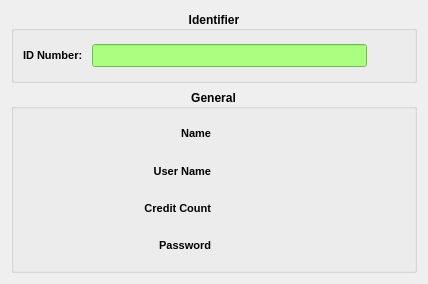
<?xml version="1.0" encoding="UTF-8"?>
<ui version="4.0">
 <class>TeacherView</class>
 <widget class="QWidget" name="TeacherView">
  <property name="geometry">
   <rect>
    <x>0</x>
    <y>0</y>
    <width>428</width>
    <height>284</height>
   </rect>
  </property>
  <property name="windowTitle">
   <string>Form</string>
  </property>
  <layout class="QVBoxLayout" name="verticalLayout">
   <item>
    <widget class="QGroupBox" name="idGroup">
     <property name="font">
      <font>
       <bold>true</bold>
      </font>
     </property>
     <property name="title">
      <string>Identifier</string>
     </property>
     <property name="alignment">
      <set>Qt::AlignmentFlag::AlignCenter</set>
     </property>
     <layout class="QHBoxLayout" name="horizontalLayout">
      <item>
       <widget class="QLabel" name="idLabel">
        <property name="font">
         <font>
          <pointsize>8</pointsize>
          <bold>true</bold>
         </font>
        </property>
        <property name="text">
         <string>ID Number: </string>
        </property>
        <property name="buddy">
         <cstring>idView</cstring>
        </property>
       </widget>
      </item>
      <item>
       <widget class="QLineEdit" name="idView">
        <property name="font">
         <font>
          <family>Consolas</family>
          <pointsize>10</pointsize>
          <bold>false</bold>
         </font>
        </property>
        <property name="styleSheet">
         <string notr="true">background-color: rgb(170, 255, 127);</string>
        </property>
        <property name="text">
         <string/>
        </property>
        <property name="readOnly">
         <bool>true</bool>
        </property>
       </widget>
      </item>
      <item>
       <widget class="QToolButton" name="copyButton">
        <property name="toolTip">
         <string>Copy</string>
        </property>
        <property name="text">
         <string/>
        </property>
        <property name="icon">
         <iconset resource="../../../resources/main.qrc">
          <normaloff>:/root/dialogs/copy.png</normaloff>:/root/dialogs/copy.png</iconset>
        </property>
        <property name="iconSize">
         <size>
          <width>24</width>
          <height>24</height>
         </size>
        </property>
        <property name="autoRaise">
         <bool>true</bool>
        </property>
       </widget>
      </item>
     </layout>
    </widget>
   </item>
   <item>
    <widget class="QGroupBox" name="generalGroup">
     <property name="sizePolicy">
      <sizepolicy hsizetype="MinimumExpanding" vsizetype="MinimumExpanding">
       <horstretch>0</horstretch>
       <verstretch>0</verstretch>
      </sizepolicy>
     </property>
     <property name="font">
      <font>
       <bold>true</bold>
      </font>
     </property>
     <property name="title">
      <string>General</string>
     </property>
     <property name="alignment">
      <set>Qt::AlignmentFlag::AlignCenter</set>
     </property>
     <layout class="QGridLayout" name="gridLayout">
      <item row="1" column="1">
       <widget class="QLabel" name="userNameLabel">
        <property name="font">
         <font>
          <bold>false</bold>
         </font>
        </property>
        <property name="text">
         <string/>
        </property>
       </widget>
      </item>
      <item row="0" column="1">
       <widget class="QLabel" name="nameLabel">
        <property name="font">
         <font>
          <bold>false</bold>
         </font>
        </property>
        <property name="text">
         <string/>
        </property>
       </widget>
      </item>
      <item row="3" column="1">
       <widget class="QLabel" name="passwordLabel">
        <property name="font">
         <font>
          <bold>false</bold>
         </font>
        </property>
        <property name="text">
         <string/>
        </property>
       </widget>
      </item>
      <item row="0" column="0">
       <widget class="QLabel" name="nameTitle">
        <property name="font">
         <font>
          <pointsize>8</pointsize>
          <bold>true</bold>
         </font>
        </property>
        <property name="text">
         <string>Name</string>
        </property>
        <property name="alignment">
         <set>Qt::AlignmentFlag::AlignRight|Qt::AlignmentFlag::AlignTrailing|Qt::AlignmentFlag::AlignVCenter</set>
        </property>
       </widget>
      </item>
      <item row="1" column="0">
       <widget class="QLabel" name="userNameTitle">
        <property name="font">
         <font>
          <pointsize>8</pointsize>
          <bold>true</bold>
         </font>
        </property>
        <property name="text">
         <string>User Name</string>
        </property>
        <property name="alignment">
         <set>Qt::AlignmentFlag::AlignRight|Qt::AlignmentFlag::AlignTrailing|Qt::AlignmentFlag::AlignVCenter</set>
        </property>
       </widget>
      </item>
      <item row="3" column="0">
       <widget class="QLabel" name="passwordTitle">
        <property name="font">
         <font>
          <pointsize>8</pointsize>
          <bold>true</bold>
         </font>
        </property>
        <property name="text">
         <string>Password</string>
        </property>
        <property name="alignment">
         <set>Qt::AlignmentFlag::AlignRight|Qt::AlignmentFlag::AlignTrailing|Qt::AlignmentFlag::AlignVCenter</set>
        </property>
       </widget>
      </item>
      <item row="2" column="0">
       <widget class="QLabel" name="creditCountTitle">
        <property name="font">
         <font>
          <pointsize>8</pointsize>
          <bold>true</bold>
         </font>
        </property>
        <property name="text">
         <string>Credit Count</string>
        </property>
        <property name="alignment">
         <set>Qt::AlignmentFlag::AlignRight|Qt::AlignmentFlag::AlignTrailing|Qt::AlignmentFlag::AlignVCenter</set>
        </property>
       </widget>
      </item>
      <item row="2" column="1">
       <widget class="QLabel" name="creditCountLabel">
        <property name="font">
         <font>
          <bold>false</bold>
         </font>
        </property>
        <property name="text">
         <string/>
        </property>
       </widget>
      </item>
     </layout>
    </widget>
   </item>
  </layout>
 </widget>
 <resources>
  <include location="../../../resources/main.qrc"/>
 </resources>
 <connections>
  <connection>
   <sender>copyButton</sender>
   <signal>clicked()</signal>
   <receiver>TeacherView</receiver>
   <slot>copyIDNumber()</slot>
   <hints>
    <hint type="sourcelabel">
     <x>388</x>
     <y>61</y>
    </hint>
    <hint type="destinationlabel">
     <x>418</x>
     <y>96</y>
    </hint>
   </hints>
  </connection>
 </connections>
 <slots>
  <slot>copyIDNumber()</slot>
 </slots>
</ui>
